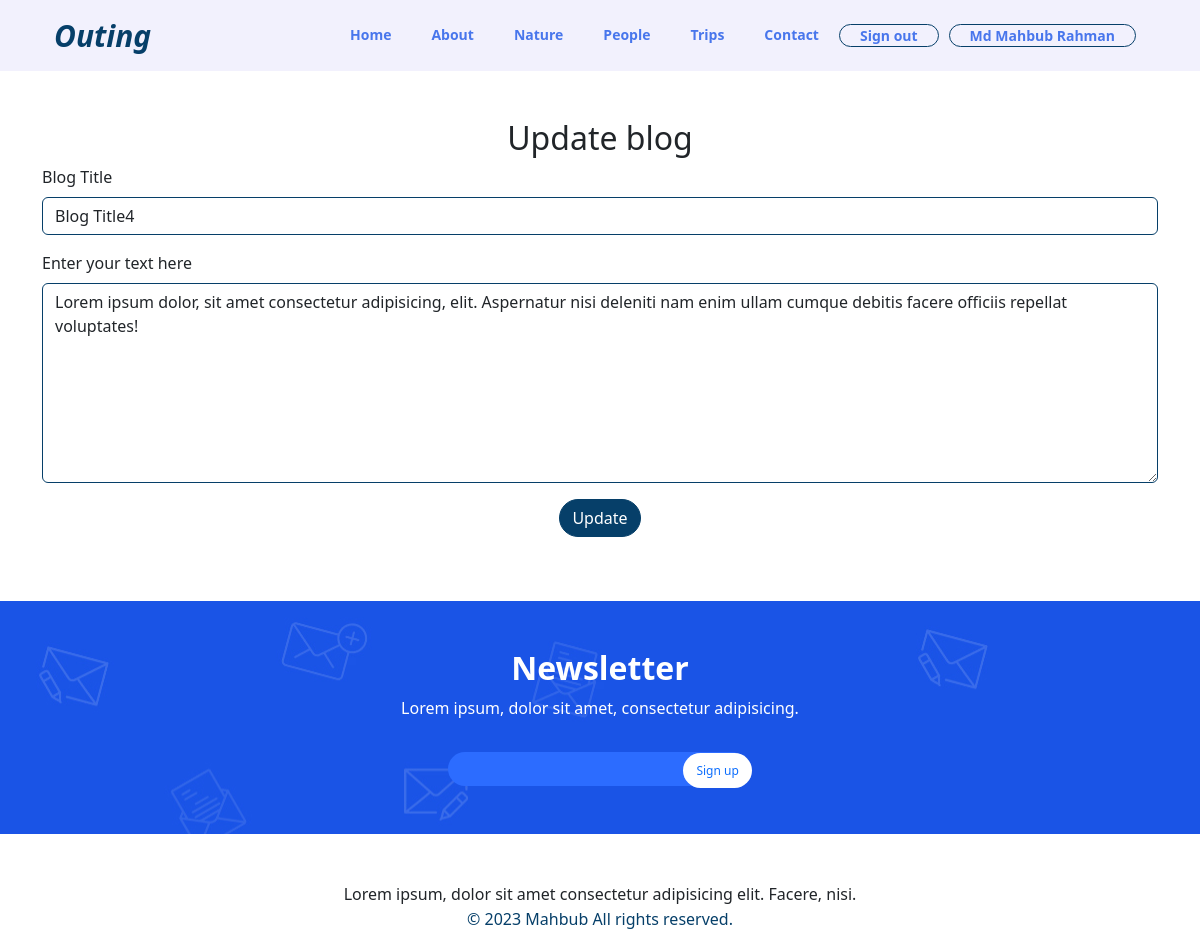
The page /editblog.php?id=4 (signed in) on the database its author committed.
### tables this page shows
CREATE TABLE `blogs` (
  `id` int(50) NOT NULL,
  `username` varchar(255) NOT NULL,
  `curDate` date NOT NULL,
  `blgTitle` varchar(255) NOT NULL,
  `blgText` varchar(255) NOT NULL,
  `blgImg` varchar(255) NOT NULL
);

### editblog.php (the view, shortened to what this page needs)
<?php
include("dataconfig.php");
$username=isset($_SESSION['username'])?$_SESSION['username']:"";
if (isset($_REQUEST['id'])) {
  $rcvdId = $_REQUEST['id'];
  $fetchData = "SELECT * FROM blogs WHERE id='$rcvdId'";
  $gotInput = mysqli_query($connection, $fetchData);
  $row = mysqli_fetch_assoc($gotInput);
}
?>
<!doctype html>
<html lang="en">
<head>
  <link rel="stylesheet" href="css/editblog.css">
  <link href="https://cdn.jsdelivr.net/npm/bootstrap@5.3.1/dist/css/bootstrap.min.css" rel="stylesheet"
>
  <link rel="stylesheet" href="https://cdnjs.cloudflare.com/ajax/libs/font-awesome/6.4.2/css/all.min.css"
 />
</head>
<body>
  <header>
    <div class="container">
      <nav class="navbar navbar-expand-lg static-top">
        <div class="container">
          <a class="navbar-brand logo" href="index.php">
            Outing
          </a>
          <div class="collapse navbar-collapse menu" id="navbarSupportedContent">
            <ul class="navbar-nav ms-auto">
              <li class="nav-item">
                <a class="nav-link active" aria-current="page" href="index.php">Home</a>
              </li>
              <li class="nav-item">
                <a class="nav-link" href="#">About</a>
              </li>
              <li class="nav-item">
                <a class="nav-link" href="#">Nature</a>
              </li>
              <li class="nav-item">
                <a class="nav-link" href="#">People</a>
              </li>
              <li class="nav-item">
                <a class="nav-link" href="#">Trips</a>
              </li>
              <li class="nav-item">
                <a class="nav-link" href="#">Contact</a>
              </li>
              <li class="nav-item r_g_btn">
                <a class="nav-link " href="signout.php">Sign out</a>
              </li>
              <li class="nav-item r_g_btn">
                <a class="nav-link" href="#"><?php echo $username; ?></a>
              </li>
            </ul>
          </div>
        </div>
      </nav>
    </div>
  </header>
  <section class="container">
    <div class="row mt-5 mb-5">
      <div class="col-md-12 text-center">
        <h2 class="cardH2">Update blog</h2>
      </div>
      <div class="col-md-12 newBlog">
       <form action="editblog.php" method="POST">
             <div class="mb-3">
              <label for="blgTitle" class="form-label">Blog Title</label>
              <input class="form-control" name="blgTitle" id="blgTitle" placeholder="Enter Blog Title" value="<?php echo $row['blgTitle']; ?>" required></input>
            </div>
            <div class="mb-3">
              <label for="blgText" class="form-label">Enter your text here</label>
              <textarea class="form-control" name="blgText" id="blgText" placeholder="Enter Blog Text" maxlength="150" required><?php echo $row['blgText']; ?></textarea>
            </div>
            <div class="mb-3 text-center">
              <button name="updateBlog" class="btn" type="submit">Update</button>
            </div>
        </form>
      </div>
    </div>
  </section>
  <section>
    <div class="row newsLetter mt-5 mb-5">
      <div class="col-md-12 text-center text-white mt-5 NLheading">
        <h2>Newsletter</h2>
        <p>Lorem ipsum, dolor sit amet, consectetur adipisicing.</p>
      </div>
      <div class="col-md-12 text-center mt-3 mb-5 NLform">
        <input type="text" name="">
        <a href="signup.php">Sign up</a>
      </div>
    </div>
  </section>
  <footer>
    <div class="row text-center">
      <p>Lorem ipsum, dolor sit amet consectetur adipisicing elit. Facere, nisi.</p>
      <p>© 2023 Mahbub All rights reserved.</p>
    </div>
  </footer>
</body>
</html>

### css/editblog.css (style rules this page uses)
html { scroll-behavior: smooth; }
body { font-family: 'Roboto', sans-serif; margin: 0; padding: 0; }
header { background-color: #f2f1fd; }
.logo { font-size: 30px !important; font-weight: 800; font-style: italic; color: #063f69 !important; }
.menu { display: flex; float: right; }
.menu ul li a { font-size: 14px; font-weight: 600; color: #4876ec !important; padding: 0 20px !important; transition: .5s; }
.r_g_btn { border: 1px solid #063f69 !important; border-radius: 20px; margin-right: 10px !important; }
.newBlog textarea { height: 200px !important; border-color: #063f69 !important; }
.newBlog input { border-color: #063f69 !important; }
.newBlog button { color: #ffffff !important; background-color: #063f69 !important; border-color: #063f69 !important; border-radius: 20px; }
.newsLetter { background-image: url("../images/newsletter.jpg"); background: cover; background-repeat: no-repeat; }
.NLheading h2 { font-weight: 800; }
.NLform input { background: #2c6cff; border:none; border-radius: 20px; padding: 5px; width: 300px }
.NLform a { font-size: 12px; background: #ffffff; border-radius: 20px; text-decoration: none; padding: 9px 13px; margin-left: -69px }
footer div p:last-child { color: #063f69; margin-top: -15px }

### rows shown on the page
blogs: blgTitle "Blog Title4", blgText "Lorem ipsum dolor, sit amet consectetur adipisicing, elit. Aspernatur nisi deleniti nam enim ullam cumque debitis facere officiis repellat voluptates!"

### other values the page prints
$username "Md Mahbub Rahman"
